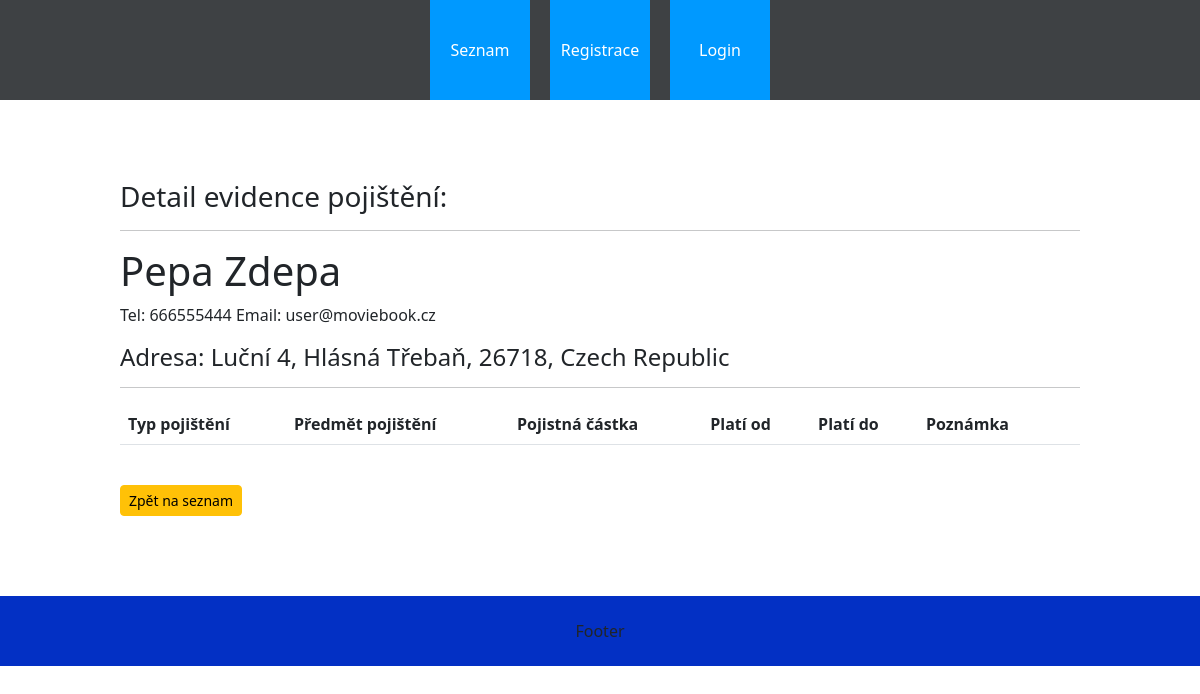
The page /pojistenci/pojistenec_detail/20/ on the database its author committed.
### pojistenci/models.py (models this page shows, shortened)
class Pojistenec(models.Model):
    jmeno = models.CharField(max_length=200, verbose_name='Jméno')
    prijmeni = models.CharField(max_length=200, verbose_name='Příjmení')
    email = models.EmailField(max_length=200)
    telefon = models.CharField(max_length=15, verbose_name='Telefon')
    ulice_cp = models.CharField(
        max_length=200, verbose_name='Ulice a číslo popisné')
    mesto = models.CharField(max_length=100, verbose_name='Město')
    psc = models.CharField(max_length=9, verbose_name='PSČ')
    stat = models.ForeignKey(
        Stat, on_delete=models.SET_NULL, null=True, verbose_name='Stát')
    def __init__(self, *args, **kwargs):
        super(Pojistenec, self).__init__(*args, **kwargs)
    class Meta:
        verbose_name = 'Pojištěnec'
        verbose_name_plural = 'Pojištěnci'

class Stat(models.Model):
    stat = models.CharField(max_length=50)
    ordering = ['-stat']
    def __str__(self) -> str:
        return self.stat
    class Meta:
        verbose_name = 'Stát'
        verbose_name_plural = 'Státy'

### pojistenci/views.py (the view, shortened to what this page needs)
class AktualPojistenec(generic.DetailView):
    model = SeznamPojisteni
    template_name = 'pojistenci/pojistenec_detail.html'
    def get(self, request, pk):
        try:
            pojistenec = Pojistenec.objects.get(id=pk)
        except:
            return redirect('home')
        pojistky = SeznamPojisteni.objects.filter(pojistenec_id=pk)
        context = {'pojistenec':pojistenec,'pojistky':pojistky}
        return render(request, self.template_name, context)

### pojistenci/templates/pojistenci/pojistenec_detail.html (shortened to what this page needs)
{% extends 'base.html' %} {% block content %}
<h3>Detail evidence pojištění:</h3>
<hr />
<h1>{{pojistenec.jmeno}} {{pojistenec.prijmeni}}</h1>
<p>Tel: {{pojistenec.telefon}} Email: {{pojistenec.email}}</p>
<h4>
  Adresa: {{pojistenec.ulice_cp}}, {{pojistenec.mesto}}, {{pojistenec.psc}},
  {{pojistenec.stat}}
</h4>
<hr />
<table class="table table-hover">
  <tr>
    <th>Typ pojištění</th>
    <th>Předmět pojištění</th>
    <th>Pojistná částka</th>
    <th>Platí od</th>
    <th>Platí do</th>
    <th>Poznámka</th>
    <th></th>
  </tr>
</table>
<br>
<a class="btn btn-sm btn-warning" href="{% url 'home' %}">Zpět na seznam</a>
{% endblock %}

### pojistenci/static/css/style.css (style rules this page uses)
html, body { width: 100%; height: 100%; margin: 0; }

### rows shown on the page
Pojistenec: jmeno "Pepa", prijmeni "Zdepa", telefon "666555444", email "user@moviebook.cz", ulice_cp "Luční 4", mesto "Hlásná Třebaň", psc "26718", stat "Czech Republic"
